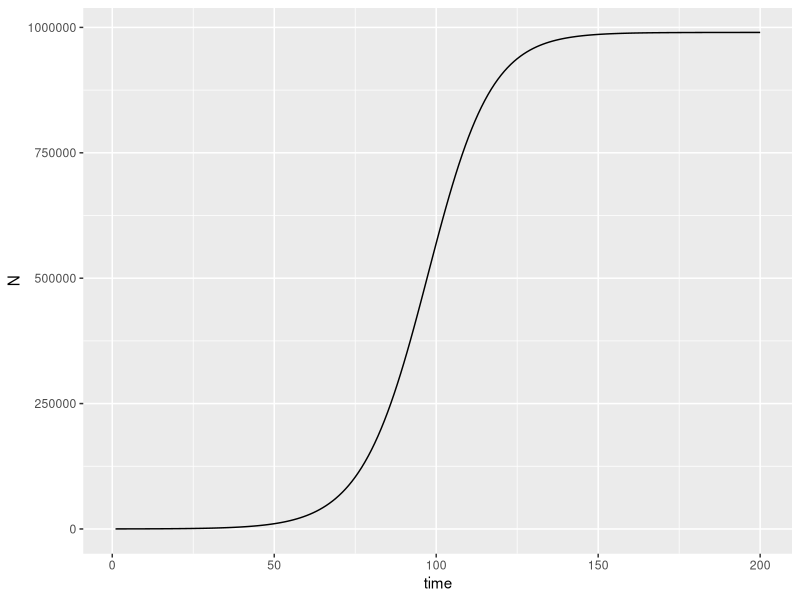
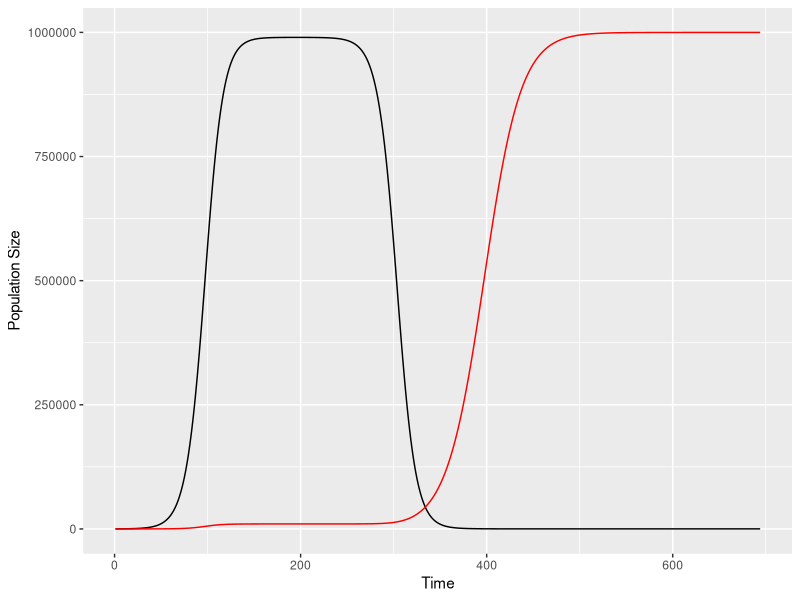

Here is the R script that generated these plots, in order:
# exercise 10 - Cailey Brogan
# modeling drug resistance in tumors
# simulate growth of the two-sub populations in the tumor to equilibrium followed by drug treatment

library(ggplot2)

# set initial parameters without drug 
N0=99
r=0.1
K=1000000
timesteps=200

M0=1

# create vector to store N's and set initial N 
N=numeric(length=timesteps)
N[1]=N0

M=numeric(length=timesteps)
M[1]=M0

# simulate 
for (t in 1:(timesteps-1)){
  N[t+1] <- N[t]+r*N[t]*(1-((N[t]+M[t])/K))  
  M[t+1] <- M[t]+r*M[t]*(1-((N[t]+M[t])/K))  
  
}
#error at 113-114 ????

# make data frame to determine equilibrium point
detEq <- data.frame(time = (1:timesteps), N, M)

# plot to determine equilibrium point of N on graph 
a <- ggplot(data = detEq) + geom_line(aes(x=time, y=N)) 
a
# equilibrium point was found to be at time point 195 based on the graph

# dataframe pretreatment
befEq <- data.frame(time = (1:194), N[1:194], M[1:194], treatment = c(rep(0, 194)))
# normalize column names
colnames(befEq) = c("time", "N", "M", "treatment")

#----------------------------------- ADD DRUG TREATMENT ----------------------------------------------#
# reinitialize values/make new parameters
N20 = N[195]
rn2 = -0.1
K = 1000000
timesteps2 = 500
rm2 = 0.05
M20 = M[195]

# initialize vectors
N2=numeric(length=timesteps2)
N2[1]=N20

M2=numeric(length=timesteps2)
M2[1]=M20

# simulate 
for (t in 1:(timesteps2-1)){
  N2[t+1] <- N2[t]+rn2*N2[t]*(1-((N2[t]+M2[t])/K))  
  M2[t+1] <- M2[t]+rm2*M2[t]*(1-((N2[t]+M2[t])/K))  
  
}

# dataframe after equilibrium
aftEq <- data.frame(time = (195:694), N2, M2, treatment = c(rep(1,500)))
# make sure column names match so that rbind can be used
colnames(aftEq) = c("time", "N", "M", "treatment")

# combine befEq and aftEq
final <- rbind(befEq, aftEq)

# final graph
b <- ggplot(data = final) + 
    geom_line(aes(x = time, y = N), col = "black") +
    geom_line(aes(x = time, y = M), col = "red") +
    xlab("Time") + ylab("Population Size")
b


